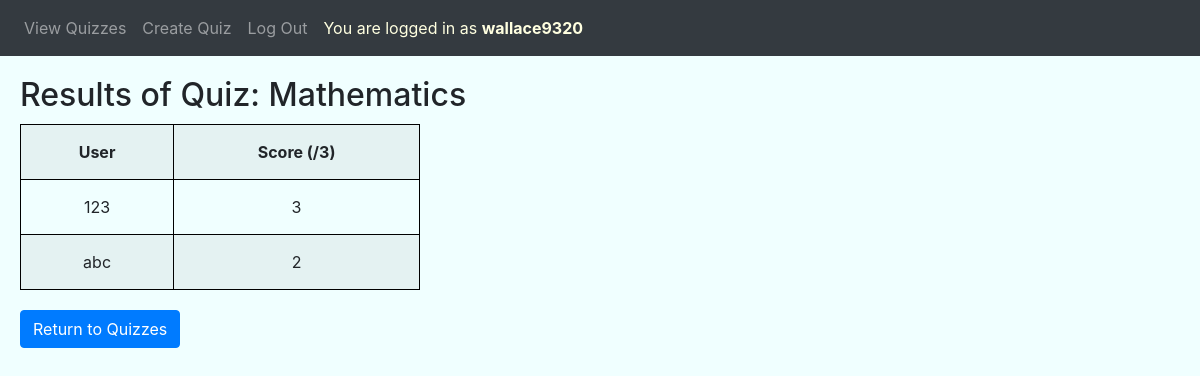
/otherresult/1 (signed in), run on the app's committed database.
### quiz/models.py (models this page shows, shortened)
class User(AbstractUser):
    def serialize(self):
        return {
            "id": self.id,
        }

class Quiz(models.Model):
    owner = models.ForeignKey("User", on_delete=models.CASCADE, related_name="owner")
    title = models.CharField(max_length=50)
    timestamp = models.DateTimeField(auto_now_add=True)
    answered = models.ManyToManyField("User", blank=True, related_name="answered")

class Score(models.Model):
    quiz = models.ForeignKey("Quiz", on_delete=models.CASCADE, related_name="quiz_score")
    answerer = models.ForeignKey("User", on_delete=models.CASCADE, related_name="answerer")
    result = models.IntegerField()

### quiz/views.py (the view)
# urls.py: path("otherresult/<int:quiz_id>", views.otherresult, name="otherresult"),
@login_required(login_url="/login")
def otherresult(request, quiz_id):
    quiz = Quiz.objects.get(id=quiz_id)
    scores = Score.objects.filter(quiz=quiz).order_by('-result')
    return render(request, "quiz/otherresult.html", {
        "quiz": quiz,
        "no_of_questions": Question.objects.filter(quiz=quiz).count(),
        "scores": scores
    })

### quiz/templates/quiz/otherresult.html
{% extends "quiz/layout.html" %}
{% block body %}
    <h2>Results of Quiz: {{quiz.title}}</h2>
    <table class="table-striped">
        <tr>
            <th>User</th>
            <th>Score (/{{no_of_questions}})</th>
        </tr>
        {% for score in scores %}
            <tr>
                {% if score.answerer == request.user %}
                    <td><em>{{score.answerer}} (You)</em></td>
                    <td><em>{{score.result}}</em></td>
                {% else %}
                    <td>{{score.answerer}}</td>
                    <td>{{score.result}}</td>
                {% endif %}
            </tr>
        {% endfor %}
    </table>
    <a href="{% url 'index' %}" class="btn btn-primary">Return to Quizzes</a>
{% endblock %}

### quiz/templates/quiz/layout.html (shortened to what this page needs)
{% load static %}
<!DOCTYPE html>
<html lang="en">
    <head>
        <link rel="stylesheet" href="https://stackpath.bootstrapcdn.com/bootstrap/4.4.1/css/bootstrap.min.css">
        <link href="{% static 'quiz/styles.css' %}" rel="stylesheet">
    </head>
    <body>
        <nav class="navbar navbar-expand-lg navbar-dark bg-dark">
            <div>
                <ul class="navbar-nav mr-auto">
                <li class="nav-item">
                    <a class="nav-link" href="{% url 'index' %}">View Quizzes</a>
                </li>
                {% if user.is_authenticated %}
                    <li class="nav-item">
                        <a class="nav-link" href="{% url 'create' %}">Create Quiz</a>
                    </li>
                    <li class="nav-item">
                        <a class="nav-link" href="{% url 'logout' %}">Log Out</a>
                    </li>
                    <li class="nav-item">
                        <div id="user-indication">
                            You are logged in as <strong>{{request.user}}</strong>
                        </div>
                    </li>
                {% endif %}
                </ul>
            </div>
        </nav>
        <div class="body">
            {% block body %}
            {% endblock %}
        </div>
    </body>
</html>

### quiz/static/quiz/styles.css (style rules this page uses)
body { background-color: azure; }
.body { padding: 20px; }
#user-indication { padding: 8px; color: lightyellow; }
table { width: 400px; margin-top: 10px; margin-bottom: 20px; }
th, td { padding: 15px; }
table, th, td { border: 1px solid black; text-align: center; }

### data on the page
User: user "wallace9320"
Quiz: title "Mathematics"
Score: answerer "123", result "3"
Score: answerer "abc", result "2"

### other printed values
{{ no_of_questions }} "3"
